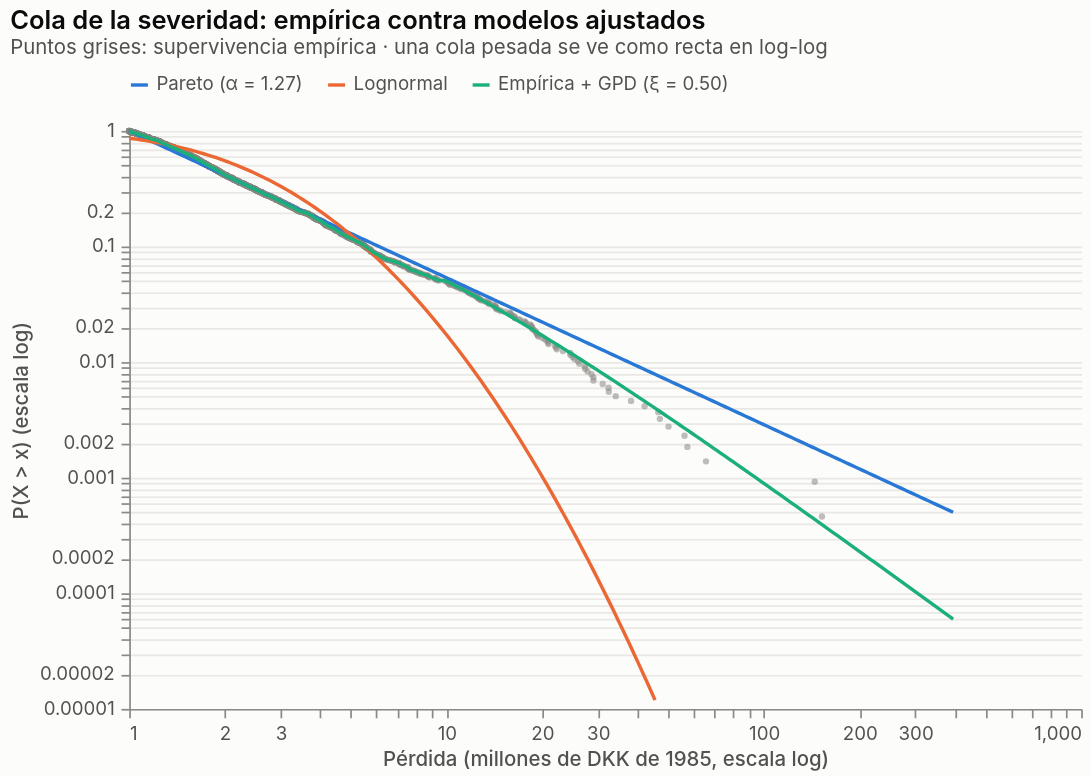

Notebook code cell kept with this figure:
### Markdown cell above
**Severidad.** La lognormal subestima gravemente la cola; la Pareto de un parámetro la sobreestima. El modelo empalmado
(cuerpo empírico bajo u = 10 y GPD para los excesos) reproduce la cola; su ξ ≈ 0.5 coincide con el análisis clásico de
McNeil (1996). La función de exceso medio, creciente y casi lineal, respalda la elección del umbral.

### Code cell
fig["03_cola_severidad"]

### Figure 1 — Vega-Lite specification as saved in the notebook (floating-point values rounded to 4 significant figures; data arrays with more than 128 entries replaced by an {"elided": "..."} marker saying what was removed)
{"$schema": "https://vega.github.io/schema/vega-lite/v6.4.1.json", "config": {"axis": {"domainColor": "#8a8984", "gridColor": "#e9e8e4", "labelColor": "#52514e", "labelFontSize": 11, "labelPadding": 4, "tickColor": "#8a8984", "titleColor": "#52514e", "titleFontSize": 12, "titleFontWeight": 500}, "axisX": {"grid": false}, "background": "#fcfcfb", "bar": {"cornerRadiusEnd": 4}, "font": "Inter, Segoe UI, Helvetica, Arial, sans-serif", "legend": {"labelColor": "#52514e", "labelFontSize": 11, "orient": "top", "symbolStrokeWidth": 2, "titleColor": "#52514e", "titleFontSize": 11}, "line": {"strokeWidth": 2}, "point": {"filled": true, "size": 64}, "range": {"category": ["#2a78d6", "#eb6834", "#1baf7a"]}, "title": {"anchor": "start", "color": "#0b0b0b", "fontSize": 15, "fontWeight": 600, "offset": 10, "subtitleColor": "#52514e", "subtitleFontSize": 12}, "view": {"stroke": null}}, "datasets": {"data-c6915fa27005822f8831e32e3db2226e": {"elided": "2166 records"}, "data-d386a8324eb725ad74b5f6560944f20b": {"elided": "528 records"}}, "height": 340, "layer": [{"data": {"name": "data-c6915fa27005822f8831e32e3db2226e"}, "encoding": {"tooltip": [{"field": "x", "format": ".2f", "type": "quantitative"}, {"field": "S", "format": ".4f", "type": "quantitative"}], "x": {"field": "x", "scale": {"type": "log"}, "title": "Pérdida (millones de DKK de 1985, escala log)", "type": "quantitative"}, "y": {"field": "S", "scale": {"type": "log"}, "title": "P(X > x) (escala log)", "type": "quantitative"}}, "mark": {"color": "#8a8984", "opacity": 0.55, "size": 14, "type": "circle"}}, {"data": {"name": "data-d386a8324eb725ad74b5f6560944f20b"}, "encoding": {"color": {"field": "modelo", "scale": {"domain": ["Pareto (α = 1.27)", "Lognormal", "Empírica + GPD (ξ = 0.50)"], "range": ["#2a78d6", "#eb6834", "#1baf7a"]}, "title": null, "type": "nominal"}, "tooltip": [{"field": "modelo", "type": "nominal"}, {"field": "x", "format": ".2f", "type": "quantitative"}, {"field": "S", "format": ".5f", "type": "quantitative"}], "x": {"field": "x", "type": "quantitative"}, "y": {"field": "S", "type": "quantitative"}}, "mark": {"type": "line"}}], "title": {"subtitle": "Puntos grises: supervivencia empírica · una cola pesada se ve como recta en log-log", "text": "Cola de la severidad: empírica contra modelos ajustados"}, "width": 560}
